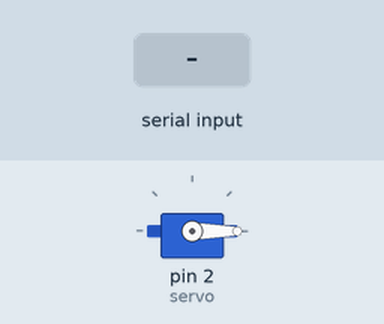
This sketch was run on a simulated Arduino Uno, built with avr-gcc and run on an emulated ATmega328P. Parts: servo. The test bench sets the inputs (shaded band).

Above: at 1.2 s.
1.3 s: "i" received over the second serial link
At 2.44 s:
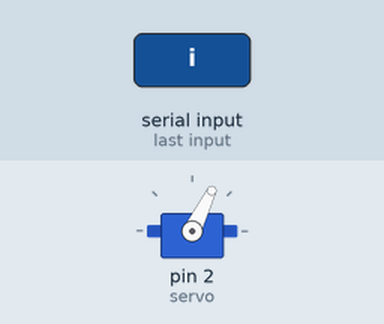
At 4.9 s:
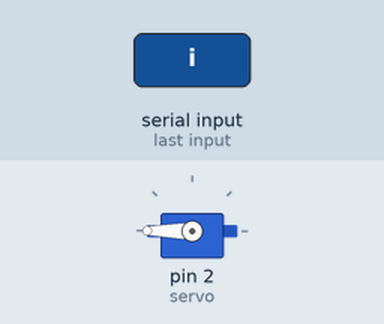
7.3 s: "o" received over the second serial link
At 7.71 s:
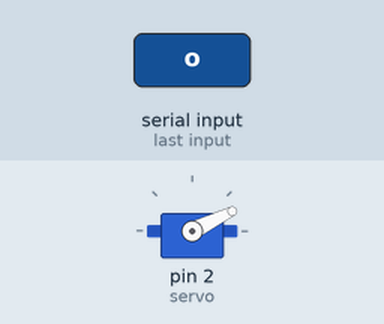
Timing chart, 0 to 10.3 s (numbered marks = the images above; inputs shaded):
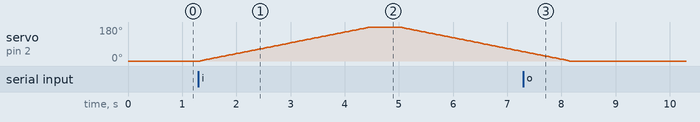

The sketch:

servo_support.ino
```cpp
#include <Servo.h>
#include <SoftwareSerial.h>

Servo servo;
int pin_read = 12;

SoftwareSerial serial_servo(8, 9); //RX, TX; only 8 is used

int pos = 0;    // variable to store the servo position
int move_flag;

void setup() {
  servo.attach(2);
  servo.write(0);
  serial_servo.begin(9600);
  move_flag = false;
  pinMode(pin_read, INPUT);
}


void loop(){

  if (serial_servo.available()){
    char letter = serial_servo.read();
    if (letter == 'o') {
                move_flag = false;
            }
    if (letter == 'i') {
                move_flag = true;
    }
  }

  if (move_flag){
    for (pos = 0; pos <= 180; pos += 2) {
        servo.write(pos);
        delay(35);
      }
      delay(500);
      for (pos = 180; pos >= 0; pos -= 2) {
        servo.write(pos);
        delay(35);
      }
      delay(500);
  }
  else {
    //nothing
  }

/*
  if (digitalRead(pin_read) == HIGH){
    delay(300);
    if (digitalRead(pin_read) == HIGH){
      for (pos = 0; pos <= 180; pos += 2) {
        servo.write(pos);
        delay(35);
      }
      delay(500);
      for (pos = 180; pos >= 0; pos -= 2) {
        servo.write(pos);
        delay(35);
      }
      delay(500);
    }
  }
*/

}
```

Measured:
- after the input at 1.3 s, servo on pin 2 (servo): rises from 0° to 180° in 3.1 s, then falls to 50° in 2.8 s
- after the input at 7.3 s, servo on pin 2 (servo): goes on until 8.1 s, then stays 0°
